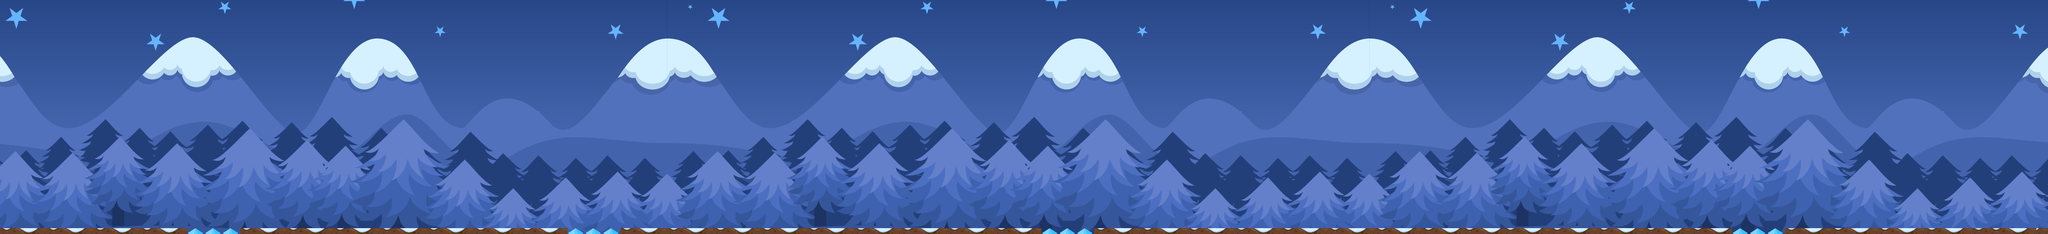

Rendered tile map (Tiled .tmx) drawn with the repository's tilesets; below, a short description and the map source with its tile grids summarised:
An orthogonal 350x40 tile map with 15x15 px tiles, 2 tile layers (fondo, objetos), 3 tilesets.

<map version="1.5" tiledversion="1.5.0" orientation="orthogonal" renderorder="right-down" width="350" height="40" tilewidth="15" tileheight="15" infinite="0" nextlayerid="4" nextobjectid="1">
 <tileset firstgid="1" name="15" tilewidth="15" tileheight="15" tilecount="48" columns="8">
  <image source="Assets/Levels/Snow/Tiles/15.png" trans="ff00ff" width="128" height="93" />
 </tileset>
 <tileset firstgid="49" name="BG" tilewidth="15" tileheight="15" tilecount="7080" columns="120">
  <image source="Assets/Levels/Snow/BG/BG.png" trans="ff00ff" width="1800" height="893" />
 </tileset>
 <tileset firstgid="7129" name="Crystal" tilewidth="15" tileheight="15" tilecount="30" columns="6">
  <image source="Assets/Levels/Snow/Object/Crystal.png" trans="ff00ff" width="97" height="78" />
 </tileset>
 <layer id="1" name="fondo" width="350" height="40" locked="1">
  <data>[14000 cells, 14000 non-empty, 4800 distinct tile ids]</data>
 </layer>
 <layer id="3" name="objetos" width="350" height="40">
  <data>[14000 cells, 350 non-empty, 11 distinct tile ids]</data>
 </layer>
</map>
